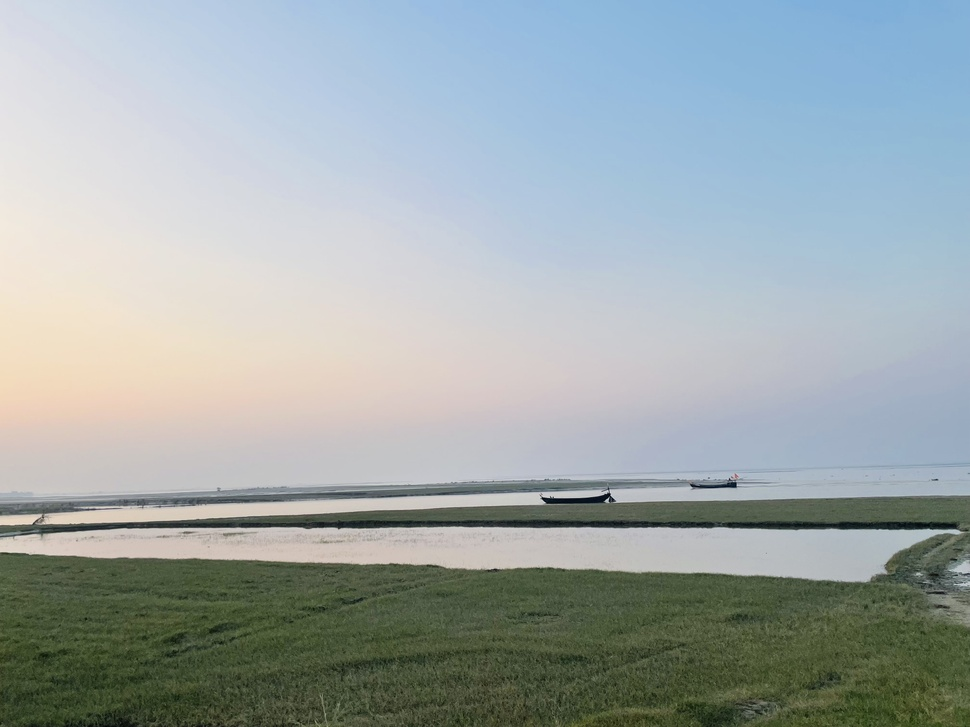
#> input picture img1.jpg, 970 x 727 px, shrunk from 4032 x 3024 before the run
$ jupyter execute add_sub.ipynb
#> lines starting #> are read from the running program, lines starting #| are printed output that depends on the picture
### Addition

[cell 1]
import cv2
import numpy as np

# path to input images are specified and
# images are loaded with imread command
image1 = cv2.imread('img1.jpg')
#> image1 is the input picture: shape (727, 970, 3); mean B, G, R 170.1, 168.9, 158.7
image2 = cv2.imread('img1.jpg')

# cv2.addWeighted is applied over the
# image inputs with applied parameters
weightedSum = cv2.addWeighted(image1, 0.5, image2, 0.4, 0)
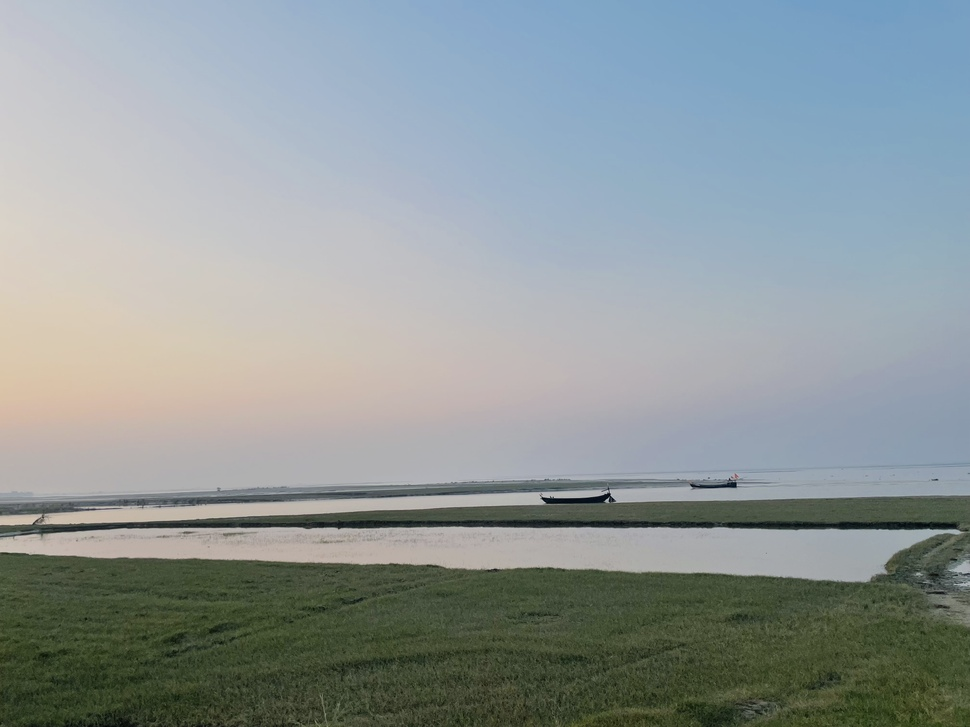
#> weightedSum: shape (727, 970, 3); mean B, G, R 153.1, 152, 142.9

# the window showing output image
# with the weighted sum
cv2.imshow('Weighted Image', weightedSum)

# De-allocate any associated memory usage
if cv2.waitKey(0) & 0xff == 27:
#> (key Esc is pressed here)
	cv2.destroyAllWindows()

### Subtraction

[cell 2]
import cv2
import numpy as np

# path to input images are specified and
# images are loaded with imread command
image1 = cv2.imread('img1.jpg')
image2 = cv2.imread('img1.jpg')

diff = cv2.subtract(image1,image2)
#> diff: shape (727, 970, 3); every value is 0

# the window showing output image with the diff
cv2.imshow('Weighted Image', diff)

# De-allocate any associated memory usage
if cv2.waitKey(0) & 0xff == 27:
#> (key Esc is pressed here)
	cv2.destroyAllWindows()


$ run again, with img2.jpg copied over img1.jpg
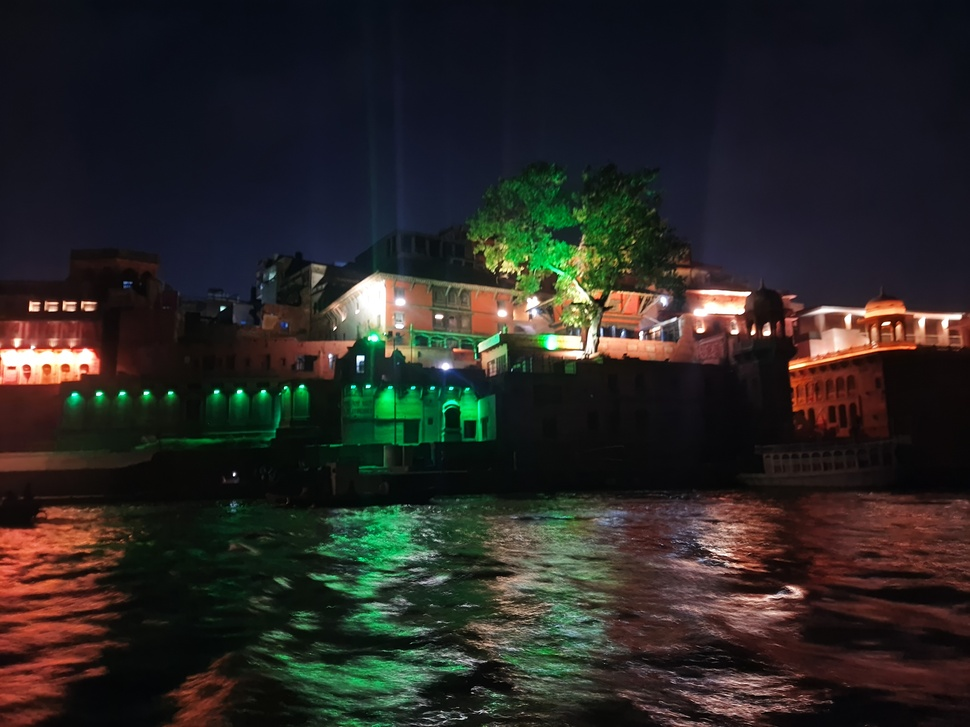
#> input picture img2.jpg, 970 x 727 px, shrunk from 4624 x 3468 before the run
#> image1 is the input picture: shape (727, 970, 3); mean B, G, R 36.7, 39.2, 41.7
#> `weightedSum = cv2.addWeighted(image1, 0.5, image2, 0.4, 0)`:
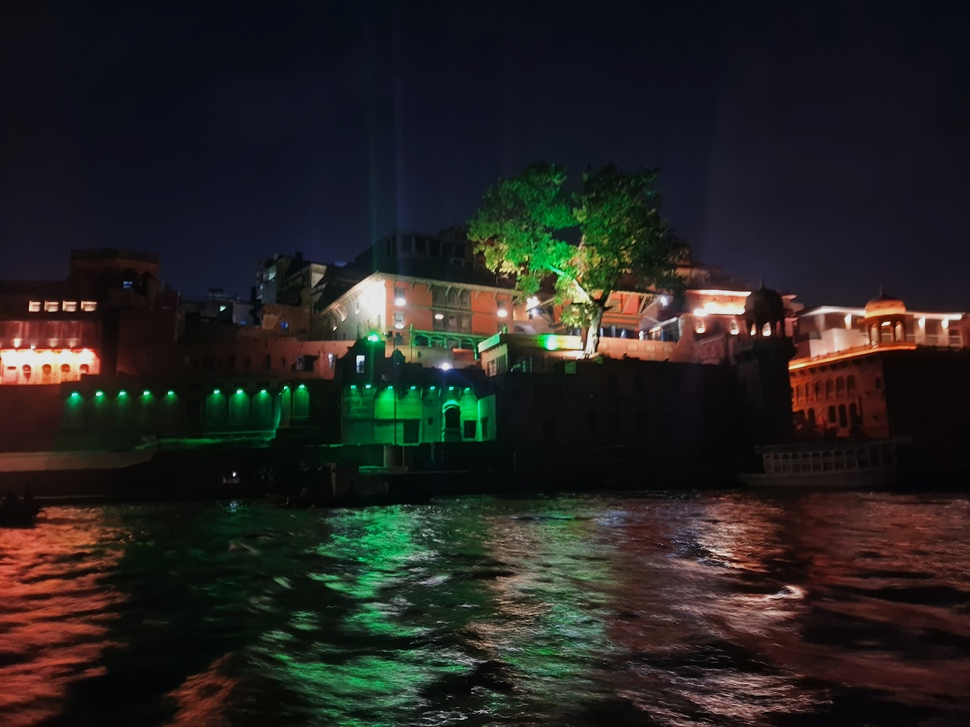
#> weightedSum: shape (727, 970, 3); mean B, G, R 33, 35.3, 37.5
#> diff: shape (727, 970, 3); every value is 0

$ run again, with lake.jpg copied over img1.jpg
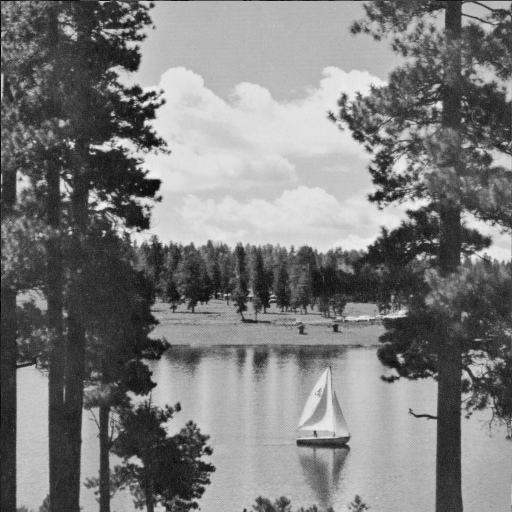
#> input picture lake.jpg, 512 x 512 px
#> image1 is the input picture: shape (512, 512, 3); min 1, max 239, mean 124.7
#> `weightedSum = cv2.addWeighted(image1, 0.5, image2, 0.4, 0)`:
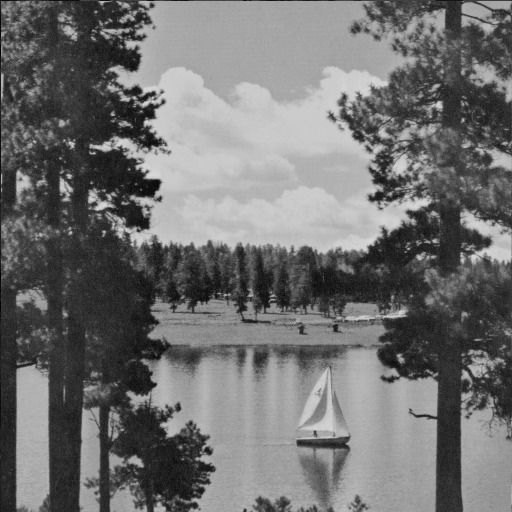
#> weightedSum: shape (512, 512, 3); min 1, max 215, mean 112.3
#> diff: shape (512, 512, 3); every value is 0
